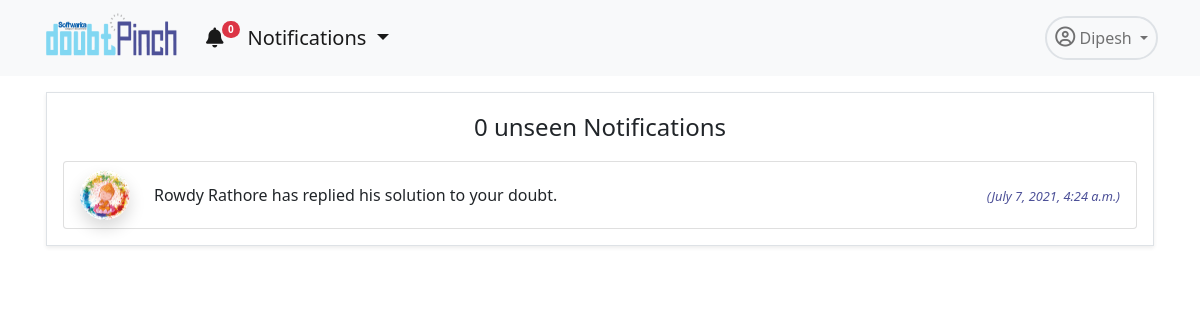
The app's page /app/notifications/ (signed in), older data.
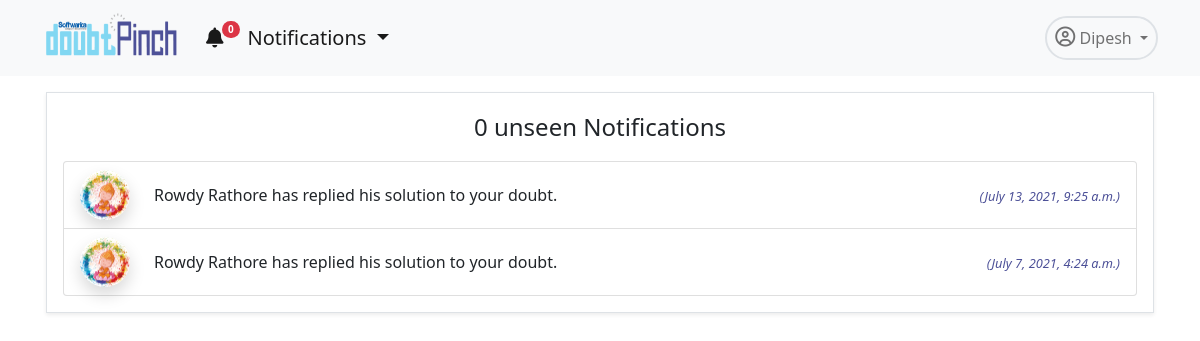
The same page, newer data.
### dpapp/models.py (models this page shows, shortened)
class Notification(models.Model):
    NOTIFICATION_TYPES = ((1,'Doubt'),(2,'Answer'), (3,'Comment'))
    doubt= models.ForeignKey(Doubt, on_delete=models.CASCADE, related_name="noti_doubt", blank=True, null=True)
    answer= models.ForeignKey(Answer, on_delete=models.CASCADE, related_name="noti_answer", blank=True, null=True)
    sender = models.ForeignKey(User, on_delete=models.CASCADE, related_name="noti_from_user")
    user = models.ForeignKey(User, on_delete=models.CASCADE, related_name="noti_to_user")
    notification_type = models.IntegerField(choices=NOTIFICATION_TYPES)
    text_preview = models.CharField(max_length=90, blank=True)
    date = models.DateTimeField(auto_now_add=True)
    is_seen = models.BooleanField(default=False)

### accounts/models.py (models this page shows, shortened)
class User(AbstractUser):
    username = None#models.CharField(max_length=255, null=True, blank=True)
    email = models.EmailField(
        verbose_name='email address',
        max_length=255,
        unique=True,
    )
    profile_pic= models.ImageField(upload_to='admin_pics', null=True, blank=True)
    email_confirmed = models.BooleanField(default=False) #initially this field is false but will se chan
    is_active = models.BooleanField(default=False)
    is_staff = models.BooleanField(default=False) # a admin user; non super-user
    is_admin = models.BooleanField(default=False)
    is_seller = models.BooleanField(default=False)
    is_customer = models.BooleanField(default=False)
    USERNAME_FIELD = 'email'
    REQUIRED_FIELDS = [] #emaila nd password are required fields and first name and last name is inherited from the user creation model
    object = UserManager()
    @property
    def ProfilePicUrl(self):
        try:
            url=self.profile_pic.url
        except:
            url=''
        return url

### dpapp/views.py (the view)
# urls.py: path('notifications/',NotificationView.as_view(),name='notifications'),
class NotificationView(TemplateView):
    template_name= 'dpapp/notifications.html'
    def get_context_data(self, **kwargs):
        context = super(NotificationView, self).get_context_data(**kwargs)
        user=self.request.user
        notifications = Notification.objects.filter(user=user).order_by('-id')
        noti_count = Notification.objects.filter(user=user, is_seen=False).count()
        paginator= Paginator(notifications, 15)
        page = self.request.GET.get('page')
        try:
            notifications = paginator.page(page)
        except PageNotAnInteger:
            notifications = paginator.page(1)
        except EmptyPage:
            notifications = paginator.page(paginator.num_pages)
        context.update({'notifications': notifications,'noti_count':noti_count,'page':page})
        return context

### dpapp/blognav.py (called while the page is built)
def navbar(request):
    if not request.user.is_anonymous:
        user=request.user
        notifications = Notification.objects.filter(user=user).order_by('-id')[:5]
        noti_count = Notification.objects.filter(user=user, is_seen=False).count()
        return {'nav_notifications': notifications,'noti_count':noti_count}
    return {'nav_notifications': '0','noti_count':0}

### templates/dpapp/notifications.html (shortened to what this page needs)
{% extends 'dpapp/base.html' %}
{% load static %}
{% block navbar%}
<link rel="stylesheet" href="{% static 'dpapp/css/paginate.css' %}">
<div class="container">
    <div class="row mt-3 ">
        <div class="col border shadow-sm p-3 mx-3 mb-3">
            <p class="fw-light fs-4 text-center position-relative "><span class="noti-count">{{noti_count}}</span> unseen Notifications  </p>
            <div class="mt-1">
                <ul class="list-group bg-light">
                    {% for i in notifications%}
                    <li class="list-group-item d-flex align-items-center ">
                        <div class="me-4">
                            <img alt="40x40" height="50" width="50" class="rounded-circle shadow" src="{{i.sender.ProfilePicUrl}}"
                                data-holder-rendered="true">
                        </div>
                        {% if i.doubt == null %}
                        {% if i.is_seen %}
                        <div class="me-2"><a class="text-decoration-none fw-light text-dark seen-click" data-nid={{i.id}} href="{% url 'dpapp:comment' i.answer.id %}">{{i.sender.first_name}} {{i.sender.last_name}} has commented on the answer you replied.</a> </div>
                        {%else%}
                        <div class="me-2 "><a class="text-decoration-none  seen-click " data-nid={{i.id}} href="{% url 'dpapp:comment' i.answer.id %}">{{i.sender.first_name}} {{i.sender.last_name}} has commented on the answer you replied.</a> </div>
                        {%endif%}
                        {% elif i.answer == null %}
                        {% if i.is_seen %}
                        <div class="me-2"><a class="text-decoration-none fw-light text-dark seen-click" data-nid={{i.id}} href="{% url 'dpapp:detail' i.doubt.id %}">{{i.sender.first_name}} {{i.sender.last_name}} has replied his solution to your doubt. </a> </div>
                        {%else%}
                        <div class="me-2 "><a class="text-decoration-none  seen-click " data-nid={{i.id}} href="{% url 'dpapp:detail' i.doubt.id %}">{{i.sender.first_name}} {{i.sender.last_name}} has replied his solution to your doubt. </a> </div>
                        {%endif%}
                        {% endif %}
                        <div class="ms-auto" >
                            <i class="fw-light text-pinch" style="font-size: 0.8em;">({{i.date}})</i>
                        </div>
                    </li>
                    {% empty %}
                    <h3 class="text-center">No notifications.</h3>
                    {% endfor %}
                </ul>
            </div>
        </div>
    </div>
</div>
{% endblock %}

Row changes from the older to the newer data that the page shows:
added Notification: sender.ProfilePicUrl (picture), sender.first_name "Rowdy", sender.last_name "Rathore", date "July 13, 2021, 9:25 a.m."
